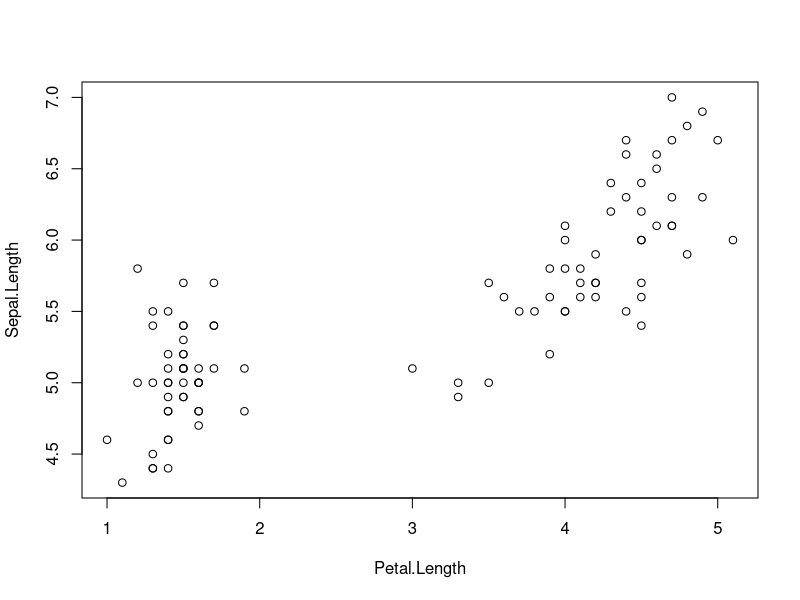

Source code (R):


#1)

ana <- 8L
paulo <- 12L

if (ana > paulo){
  print("A menina é mais velha")
}else{
  print("O menino é mais velho")
}


#2)

class(BOD)

#3)

vet <- c(1:10)
print(vet)

#4)
head(women, n=10)

#5)
plot(Sepal.Length ~ Petal.Length, iris[5:100, ])


#6
vet1 <- c(10,20,30)
vet2 <- c(10,20,30)

vet1 + vet2


#7)

nrow(CO2)
ncol(CO2)
colnames(CO2)
rownames(CO2)


#8)






